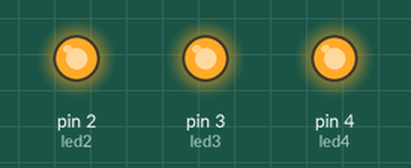
The sketch below on a simulated Arduino Uno, built with avr-gcc and run on an emulated ATmega328P. On the bench: output pins drawn as LEDs (lit = HIGH).

Above: at 0.5 s.
At 3.5 s:
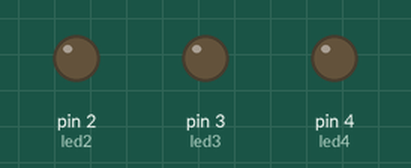
Timing chart, 0 to 4.6 s (numbered marks = the images above):
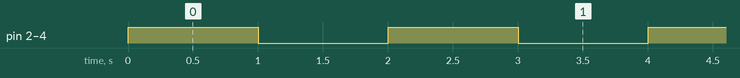

Measured:
- by itself, pin 2 (led2), pin 3 (led3), pin 4 (led4): alternates HIGH for 1.0 s and LOW for 1.0 s

The sketch:

second_lesson.ino
```cpp
int led2 = 2;
int led3 = 3;
int led4 = 4;
void setup() {
  // put your setup code here, to run once:
  pinMode(led2, OUTPUT);
  pinMode(led3, OUTPUT);
  pinMode(led4, OUTPUT);
}

void loop() {
  // put your main code here, to run repeatedly:
  digitalWrite(led2, 1);
  digitalWrite(led3, 1);
  digitalWrite(led4, 1);
  delay(1000);
  digitalWrite(led2, 0);
  digitalWrite(led3, 0);
  digitalWrite(led4, 0);
  delay(1000);
}
```
